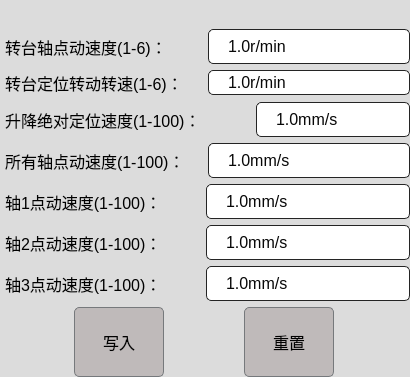
<?xml version="1.0" encoding="UTF-8"?>
<ui version="4.0">
 <class>speedSetting</class>
 <widget class="QWidget" name="speedSetting">
  <property name="windowModality">
   <enum>Qt::ApplicationModal</enum>
  </property>
  <property name="geometry">
   <rect>
    <x>0</x>
    <y>0</y>
    <width>410</width>
    <height>377</height>
   </rect>
  </property>
  <property name="minimumSize">
   <size>
    <width>0</width>
    <height>0</height>
   </size>
  </property>
  <property name="maximumSize">
   <size>
    <width>16777215</width>
    <height>380</height>
   </size>
  </property>
  <property name="windowTitle">
   <string>速度参数设置</string>
  </property>
  <property name="styleSheet">
   <string notr="true">QWidget
{
     background-color: #DCDCDC;
     padding: 1px;
     border-radius: 0px;
     opacity: 0;
	 color: rgb(0, 0, 0);	
	font: 12pt ;

}

QFrame#frame
{
	border: 1px solid #183881;
	border-radius:0px;	
}


QWidget#curveChart,#heightChart,#twistChart,#rodIntervalChart1,#rodIntervalChart2,
#rodIntervalChart3,#rodIntervalChart4,#upChart,#downChart,#rodHeightChart,#gridHeightChart,#heightAndGridHeightChart
{
	border: 1px solid #183881;
}

QGroupBox
{
border: 1px solid #183881;
border-radius:0px;
margin-top:2ex;   /*文字在方框中位置的偏离度*/
font-family:Microsoft YaHei;
font:bold 18px;
color: rgb(0, 0, 0);
 
}
 
QGroupBox::title
{
subcontrol-origin:margin;
subcontrol-position:top center;
padding:0 3px;
}


QLineEdit
{
    background-color: #FFFFFF;
    selection-background-color: #D1DBCB;
    selection-color: black;
    padding: 5px;
    border-style: solid;
    border: 1px solid #76797C;
    border-radius: 5px;
    color: #000000;
}

QPushButton
{
    color: #000000;
    background-color: #BFBABA;
    border-width: 1px;
    border-color: #76797C;
    border-style: solid;
    padding: 5px;
	border-radius:5px;
}

QPushButton:hover
{
	background-color: #0550A4;
	color: rgb(255, 255, 255);
}
QPushButton:disabled
{
    background-color: #C2C46B;
    border-width: 1px;
    border-color: #76797C;
    border-style: solid;
    padding-top: 5px;
    padding-bottom: 5px;
    padding-left: 10px;
    padding-right: 10px;
    border-radius: 2px;
    color: #000000;
}
/*

QPushButton:focus {
    background-color: #D1DBCB;
    color: black;
}

QPushButton:pressed
{
    color: black;
    background-color: #D1DBCB;
    padding-top: -15px;
    padding-bottom: -17px;
}
QPushButton:checked{
    background-color: #76797C;
    border-color: #6A6969;
}
*/

QComboBox{
	border:1px solid #242424;
	border-radius:3px;
	padding:2px;
	background:none;
	color: rgb(0, 0, 0);
}

QComboBox:disabled
{
    background-color: #C2C46B;
    border-width: 1px;
    border-color: #76797C;
    border-style: solid;
    padding-top: 5px;
    padding-bottom: 5px;
    padding-left: 10px;
    padding-right: 10px;
    border-radius: 2px;
    color: #000000;
}

QComboBox::down-arrow,QDateEdit[calendarPopup=&quot;true&quot;]::down-arrow,QTimeEdit[calendarPopup=&quot;true&quot;]::down-arrow,QDateTimeEdit[calendarPopup=&quot;true&quot;]::down-arrow{
image:url(:/qss_icons/rc/add_bottom.png);
width:10px;
height:10px;
right:2px;
}

QComboBox::drop-down,QDateEdit::drop-down,QTimeEdit::drop-down,QDateTimeEdit::drop-down{
subcontrol-origin:padding;
subcontrol-position:top right;
width:15px;
border-left-width:0px;
border-left-style:solid;
border-top-right-radius:3px;
border-bottom-right-radius:3px;
border-left-color:#242424;
}

QComboBox::drop-down:on{
top:1px;
}

QTreeView::item::selected
{
	color: #ffffff;
	background-color:#0550A4;
} 
QTreeView::item::hover
{
	color: #ffffff;
	background-color:#0550A4;

}


QTableView::item:selected{
	color:#DCDCDC;
	background:qlineargradient(spread:pad,x1:0,y1:0,x2:0,y2:1,stop:0 #183881,stop:1 #183881);
}

/*
QTableView::item:hover{
color:#DCDCDC;
background:qlineargradient(spread:pad,x1:0,y1:0,x2:0,y2:1,stop:0 #183881,stop:1 #183881);
}
*/

QTableView::item{
padding:1px;
margin:0px;
}

QHeaderView::section,QTableCornerButton:section{
padding:3px;
margin:0px;
color:#DCDCDC;
border:1px solid #242424;
border-left-width:0px;
border-right-width:1px;
border-top-width:0px;
border-bottom-width:1px;
background:qlineargradient(spread:pad,x1:0,y1:0,x2:0,y2:1,stop:0 #646464,stop:1 #525252);
}

QTableView{
	border: 1px solid #183881;
	border-radius: 0px;
}

QAbstractSpinBox {
    background-color: #FFFFFF;
    color: #070707;
    selection-background-color: #1230F0;
    selection-color: black;
	border-radius:5px;
	border:1px solid #242424;
}

QAbstractSpinBox:up-button
{
    background-color: transparent;
    subcontrol-origin: border;
    subcontrol-position: center right;
}

QAbstractSpinBox:down-button
{
    background-color: transparent;
    subcontrol-origin: border;
    subcontrol-position: center left;
}

QAbstractSpinBox::up-arrow,QAbstractSpinBox::up-arrow:disabled,QAbstractSpinBox::up-arrow:off {
    image: url(:/qss_icons/rc/up_arrow_disabled.png);
    width: 10px;
    height: 10px;
}
QAbstractSpinBox::up-arrow:hover
{
    image: url(:/qss_icons/rc/up_arrow.png);
}


QAbstractSpinBox::down-arrow,QAbstractSpinBox::down-arrow:disabled,QAbstractSpinBox::down-arrow:off
{
    image: url(:/qss_icons/rc/down_arrow_disabled.png);
    width: 10px;
    height: 10px;
}
QAbstractSpinBox::down-arrow:hover
{
    image: url(:/qss_icons/rc/down_arrow.png);
}


QScrollBar:horizontal
{
    height: 15px;
    margin: 3px 15px 3px 15px;
    border: 1px transparent #2A2929;
    border-radius: 4px;
    background-color: #2A2929;
}

QScrollBar::handle:horizontal
{
    background-color: #605F5F;
    min-width: 5px;
    border-radius: 4px;
}

QScrollBar::add-line:horizontal
{
    margin: 0px 3px 0px 3px;
    border-image: url(:/qss_icons/rc/right_arrow_disabled.png);
    width: 10px;
    height: 10px;
    subcontrol-position: right;
    subcontrol-origin: margin;
}

QScrollBar::sub-line:horizontal
{
    margin: 0px 3px 0px 3px;
    border-image: url(:/qss_icons/rc/left_arrow_disabled.png);
    height: 10px;
    width: 10px;
    subcontrol-position: left;
    subcontrol-origin: margin;
}

QScrollBar::add-line:horizontal:hover,QScrollBar::add-line:horizontal:on
{
    border-image: url(:/qss_icons/rc/right_arrow.png);
    height: 10px;
    width: 10px;
    subcontrol-position: right;
    subcontrol-origin: margin;
}


QScrollBar::sub-line:horizontal:hover, QScrollBar::sub-line:horizontal:on
{
    border-image: url(:/qss_icons/rc/left_arrow.png);
    height: 10px;
    width: 10px;
    subcontrol-position: left;
    subcontrol-origin: margin;
}

QScrollBar::up-arrow:horizontal, QScrollBar::down-arrow:horizontal
{
    background: none;
}


QScrollBar::add-page:horizontal, QScrollBar::sub-page:horizontal
{
    background: none;
}

QScrollBar:vertical
{
    background-color: #2A2929;
    width: 15px;
    margin: 15px 3px 15px 3px;
    border: 1px transparent #2A2929;
    border-radius: 4px;
}

QScrollBar::handle:vertical
{
    background-color: #605F5F;
    min-height: 5px;
    border-radius: 4px;
}

QScrollBar::sub-line:vertical
{
    margin: 3px 0px 3px 0px;
    border-image: url(:/qss_icons/rc/up_arrow_disabled.png);
    height: 10px;
    width: 10px;
    subcontrol-position: top;
    subcontrol-origin: margin;
}

QScrollBar::add-line:vertical
{
    margin: 3px 0px 3px 0px;
    border-image: url(:/qss_icons/rc/down_arrow_disabled.png);
    height: 10px;
    width: 10px;
    subcontrol-position: bottom;
    subcontrol-origin: margin;
}

QScrollBar::sub-line:vertical:hover,QScrollBar::sub-line:vertical:on
{

    border-image: url(:/qss_icons/rc/up_arrow.png);
    height: 10px;
    width: 10px;
    subcontrol-position: top;
    subcontrol-origin: margin;
}


QScrollBar::add-line:vertical:hover, QScrollBar::add-line:vertical:on
{
    border-image: url(:/qss_icons/rc/down_arrow.png);
    height: 10px;
    width: 10px;
    subcontrol-position: bottom;
    subcontrol-origin: margin;
}

QScrollBar::up-arrow:vertical, QScrollBar::down-arrow:vertical
{
    background: none;
}


QScrollBar::add-page:vertical, QScrollBar::sub-page:vertical
{
    background: none;
}

QTabWidget::pane { /* The tab widget frame */
    border-top: 1px solid #C2C7CB;
    position: absolute;
    top: 0em;
}
 
QTabWidget::tab-bar {
    alignment: left;
}
 
/* Style the tab using the tab sub-control. Note that
    it reads QTabBar _not_ QTabWidget */
QTabBar::tab {
    background: qlineargradient(x1: 0, y1: 0, x2: 0, y2: 1,
                                stop: 0 #E1E1E1, stop: 0.4 #DDDDDD,
                                stop: 0.5 #D8D8D8, stop: 1.0 #D3D3D3);
    border: 1px solid #C4C4C3;
    border-bottom-color: #C2C7CB; /* same as the pane color */
    border-top-left-radius: 10px;
    border-top-right-radius: 10px;
    min-width: 40ex;
    padding: 2px;
}
 
QTabBar::tab:selected, QTabBar::tab:hover {
    background-color: #0550A4;
	color: rgb(255, 255, 255);
}
 
QTabBar::tab:selected {
	background-color:#00aa00;
	color: rgb(255, 255, 255);
}

</string>
  </property>
  <layout class="QVBoxLayout" name="verticalLayout">
   <property name="leftMargin">
    <number>0</number>
   </property>
   <property name="topMargin">
    <number>0</number>
   </property>
   <property name="rightMargin">
    <number>0</number>
   </property>
   <property name="bottomMargin">
    <number>0</number>
   </property>
   <item>
    <widget class="TitleWidget" name="titleWidget" native="true">
     <property name="minimumSize">
      <size>
       <width>0</width>
       <height>0</height>
      </size>
     </property>
     <property name="maximumSize">
      <size>
       <width>16777215</width>
       <height>16777215</height>
      </size>
     </property>
    </widget>
   </item>
   <item>
    <layout class="QVBoxLayout" name="verticalLayout_2">
     <item>
      <layout class="QHBoxLayout" name="horizontalLayout">
       <item>
        <widget class="QLabel" name="label_12">
         <property name="maximumSize">
          <size>
           <width>16777215</width>
           <height>40</height>
          </size>
         </property>
         <property name="text">
          <string>转台轴点动速度(1-6)：</string>
         </property>
        </widget>
       </item>
       <item>
        <widget class="QDoubleSpinBox" name="rotationSpeed">
         <property name="minimumSize">
          <size>
           <width>0</width>
           <height>35</height>
          </size>
         </property>
         <property name="maximumSize">
          <size>
           <width>16777215</width>
           <height>35</height>
          </size>
         </property>
         <property name="suffix">
          <string>r/min</string>
         </property>
         <property name="decimals">
          <number>1</number>
         </property>
         <property name="minimum">
          <double>1.000000000000000</double>
         </property>
        </widget>
       </item>
      </layout>
     </item>
     <item>
      <layout class="QHBoxLayout" name="horizontalLayout_8">
       <item>
        <widget class="QLabel" name="label_2">
         <property name="text">
          <string>转台定位转动转速(1-6)：</string>
         </property>
        </widget>
       </item>
       <item>
        <widget class="QDoubleSpinBox" name="turnTableSpeed">
         <property name="suffix">
          <string>r/min</string>
         </property>
         <property name="decimals">
          <number>1</number>
         </property>
         <property name="minimum">
          <double>1.000000000000000</double>
         </property>
         <property name="maximum">
          <double>6.000000000000000</double>
         </property>
        </widget>
       </item>
      </layout>
     </item>
     <item>
      <layout class="QHBoxLayout" name="horizontalLayout_2">
       <item>
        <widget class="QLabel" name="label_4">
         <property name="minimumSize">
          <size>
           <width>250</width>
           <height>0</height>
          </size>
         </property>
         <property name="maximumSize">
          <size>
           <width>250</width>
           <height>40</height>
          </size>
         </property>
         <property name="text">
          <string>升降绝对定位速度(1-100)：</string>
         </property>
        </widget>
       </item>
       <item>
        <widget class="QDoubleSpinBox" name="UpAndDownAbsSpeed">
         <property name="enabled">
          <bool>true</bool>
         </property>
         <property name="minimumSize">
          <size>
           <width>150</width>
           <height>35</height>
          </size>
         </property>
         <property name="maximumSize">
          <size>
           <width>16777215</width>
           <height>35</height>
          </size>
         </property>
         <property name="suffix">
          <string>mm/s</string>
         </property>
         <property name="decimals">
          <number>1</number>
         </property>
         <property name="minimum">
          <double>1.000000000000000</double>
         </property>
        </widget>
       </item>
      </layout>
     </item>
     <item>
      <layout class="QHBoxLayout" name="horizontalLayout_7">
       <item>
        <widget class="QLabel" name="label">
         <property name="maximumSize">
          <size>
           <width>16777215</width>
           <height>40</height>
          </size>
         </property>
         <property name="text">
          <string>所有轴点动速度(1-100)：</string>
         </property>
        </widget>
       </item>
       <item>
        <widget class="QDoubleSpinBox" name="allAxisSpeed">
         <property name="minimumSize">
          <size>
           <width>0</width>
           <height>35</height>
          </size>
         </property>
         <property name="maximumSize">
          <size>
           <width>16777215</width>
           <height>35</height>
          </size>
         </property>
         <property name="suffix">
          <string>mm/s</string>
         </property>
         <property name="decimals">
          <number>1</number>
         </property>
         <property name="minimum">
          <double>1.000000000000000</double>
         </property>
        </widget>
       </item>
      </layout>
     </item>
     <item>
      <layout class="QHBoxLayout" name="horizontalLayout_3">
       <item>
        <widget class="QLabel" name="label_14">
         <property name="maximumSize">
          <size>
           <width>200</width>
           <height>40</height>
          </size>
         </property>
         <property name="text">
          <string>轴1点动速度(1-100)：</string>
         </property>
        </widget>
       </item>
       <item>
        <widget class="QDoubleSpinBox" name="axisOneSpeed_3">
         <property name="enabled">
          <bool>true</bool>
         </property>
         <property name="minimumSize">
          <size>
           <width>0</width>
           <height>35</height>
          </size>
         </property>
         <property name="maximumSize">
          <size>
           <width>16777215</width>
           <height>40</height>
          </size>
         </property>
         <property name="suffix">
          <string>mm/s</string>
         </property>
         <property name="decimals">
          <number>1</number>
         </property>
         <property name="minimum">
          <double>1.000000000000000</double>
         </property>
        </widget>
       </item>
      </layout>
     </item>
     <item>
      <layout class="QHBoxLayout" name="horizontalLayout_4">
       <item>
        <widget class="QLabel" name="label_15">
         <property name="maximumSize">
          <size>
           <width>200</width>
           <height>40</height>
          </size>
         </property>
         <property name="text">
          <string>轴2点动速度(1-100)：</string>
         </property>
        </widget>
       </item>
       <item>
        <widget class="QDoubleSpinBox" name="axisTwoSpeed_3">
         <property name="enabled">
          <bool>true</bool>
         </property>
         <property name="minimumSize">
          <size>
           <width>0</width>
           <height>35</height>
          </size>
         </property>
         <property name="maximumSize">
          <size>
           <width>16777215</width>
           <height>40</height>
          </size>
         </property>
         <property name="suffix">
          <string>mm/s</string>
         </property>
         <property name="decimals">
          <number>1</number>
         </property>
         <property name="minimum">
          <double>1.000000000000000</double>
         </property>
        </widget>
       </item>
      </layout>
     </item>
     <item>
      <layout class="QHBoxLayout" name="horizontalLayout_5">
       <item>
        <widget class="QLabel" name="label_45">
         <property name="maximumSize">
          <size>
           <width>200</width>
           <height>40</height>
          </size>
         </property>
         <property name="text">
          <string>轴3点动速度(1-100)：</string>
         </property>
        </widget>
       </item>
       <item>
        <widget class="QDoubleSpinBox" name="axisThreeSpeed_3">
         <property name="enabled">
          <bool>true</bool>
         </property>
         <property name="minimumSize">
          <size>
           <width>0</width>
           <height>35</height>
          </size>
         </property>
         <property name="maximumSize">
          <size>
           <width>16777215</width>
           <height>40</height>
          </size>
         </property>
         <property name="suffix">
          <string>mm/s</string>
         </property>
         <property name="decimals">
          <number>1</number>
         </property>
         <property name="minimum">
          <double>1.000000000000000</double>
         </property>
        </widget>
       </item>
      </layout>
     </item>
     <item>
      <layout class="QHBoxLayout" name="horizontalLayout_6">
       <item>
        <widget class="QPushButton" name="writeIn">
         <property name="minimumSize">
          <size>
           <width>90</width>
           <height>70</height>
          </size>
         </property>
         <property name="maximumSize">
          <size>
           <width>90</width>
           <height>70</height>
          </size>
         </property>
         <property name="styleSheet">
          <string notr="true">font: 25 18pt &quot;Microsoft YaHei&quot;;</string>
         </property>
         <property name="text">
          <string>写入</string>
         </property>
        </widget>
       </item>
       <item>
        <widget class="QPushButton" name="reset">
         <property name="maximumSize">
          <size>
           <width>90</width>
           <height>70</height>
          </size>
         </property>
         <property name="styleSheet">
          <string notr="true">font: 25 18pt &quot;Microsoft YaHei&quot;;</string>
         </property>
         <property name="text">
          <string>重置</string>
         </property>
        </widget>
       </item>
      </layout>
     </item>
    </layout>
   </item>
  </layout>
 </widget>
 <customwidgets>
  <customwidget>
   <class>TitleWidget</class>
   <extends>QWidget</extends>
   <header>titlewidget.h</header>
   <container>1</container>
  </customwidget>
 </customwidgets>
 <resources/>
 <connections/>
</ui>
